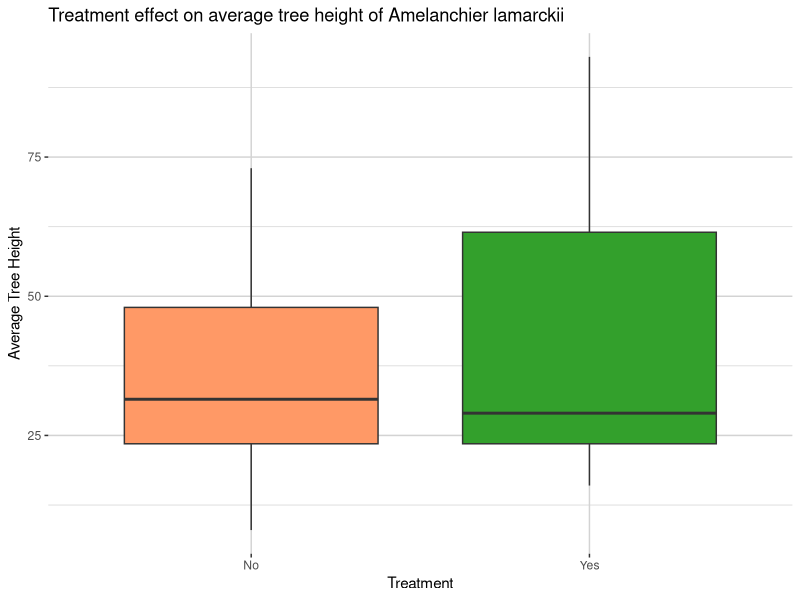
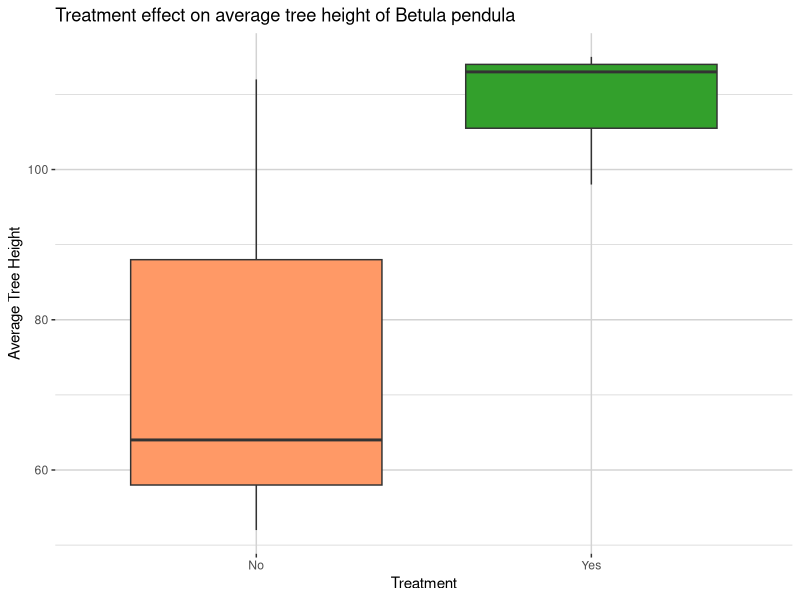
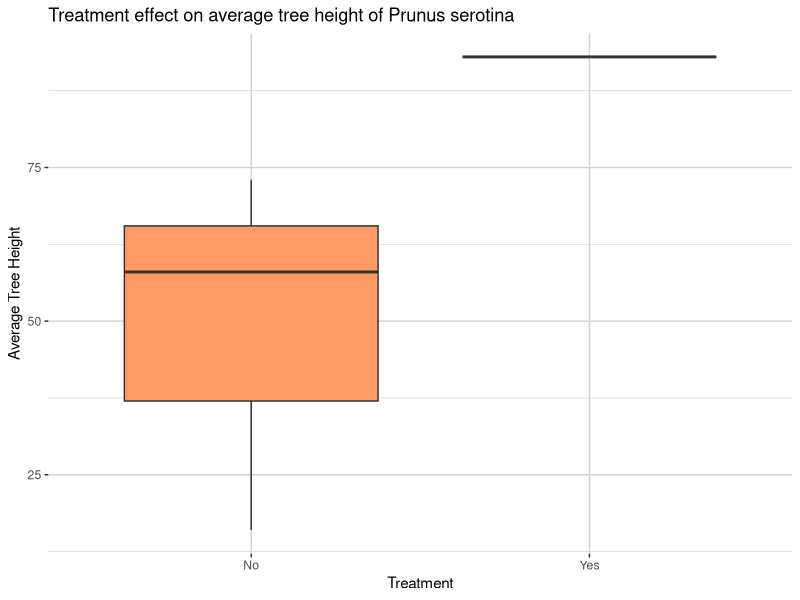
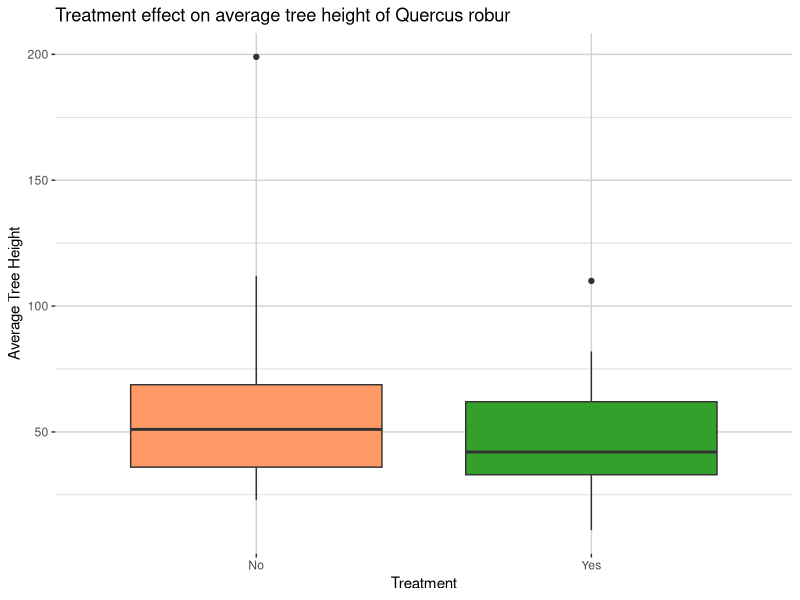
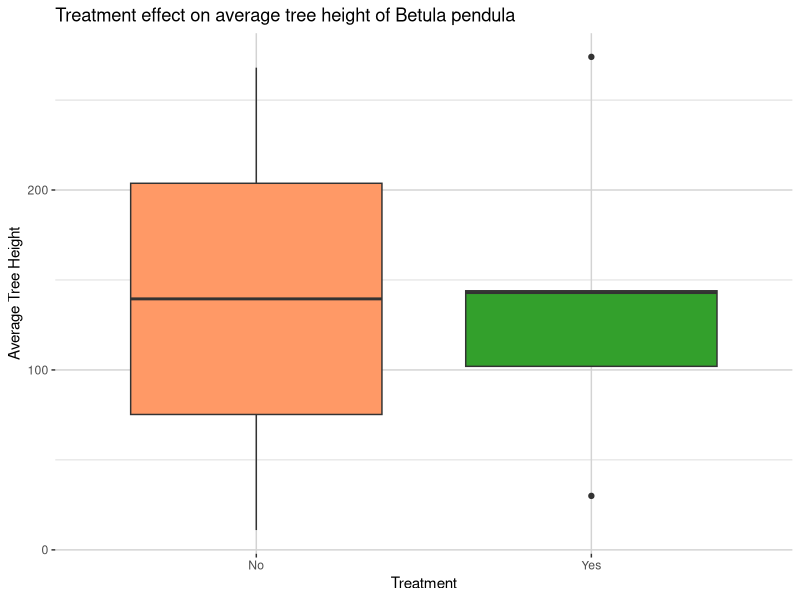
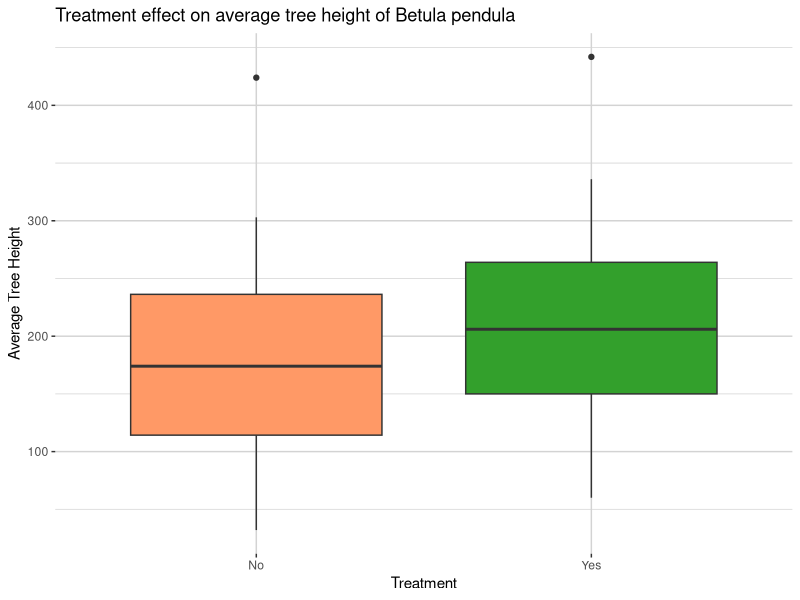
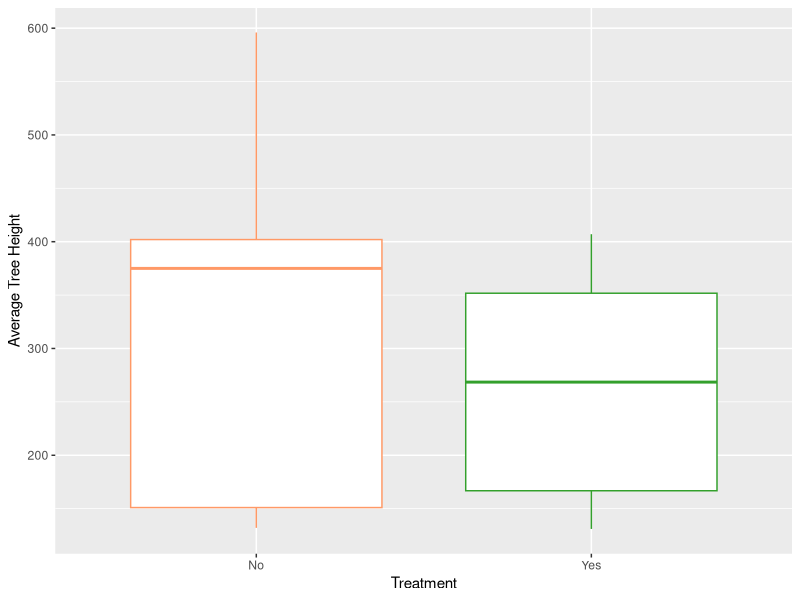

Write the R code that produced these figures, in order. (Note: this script raises an error after producing the figures.)

library(dplyr)
library(ggplot2)
library(gridExtra)


custom_colors <- c("#FF9966", "#33a02c","#808080", "#FFFF00", "#0000FF", "#000000",  "#00FFFF", "#FF00FF", "#FFA500", "#FFC0CB", "#800080", "#A52A2A", "#008080", "#FFD700", "#E6E6FA")


## amelanchier lamarckii
HeightAM<- read.csv("Heights_AM.csv", fileEncoding = "UTF-8-BOM")
HeightAM

glm_HeightAM <- glm(Average_height ~ TREATMENT, family = quasipoisson(link = "log") ,data = HeightAM)
summary(glm_HeightAM)


# Visualize the relationship between treatment and height
ggplot(HeightAM, aes(x = TREATMENT, y = Average_height, fill = TREATMENT)) +
  geom_boxplot() +   scale_fill_manual(values = custom_colors) +
  labs(title = "Treatment effect on average tree height of Amelanchier lamarckii", x = "Treatment",
       y = "Average Tree Height")+
  guides(fill = "none") +
  theme(panel.background = element_rect(fill = "white", color = NA),
        panel.grid = element_line(color = "light gray"),
        panel.border = element_blank())


## Betula pendula
HeightBPE<- read.csv("Heights_BPE.csv", fileEncoding = "UTF-8-BOM")
HeightBPE

glm_BPE <- glm(Average_height ~ TREATMENT, family = quasipoisson(link = "log") ,data = HeightBPE)
summary(glm_BPE)


# Visualize the relationship between treatment and height
ggplot(HeightBPE, aes(x = TREATMENT, y = Average_height, fill = TREATMENT)) +
  geom_boxplot() +   scale_fill_manual(values = custom_colors) +
  labs(title = "Treatment effect on average tree height of Betula pendula", x = "Treatment",
       y = "Average Tree Height")+
  guides(fill = "none") +
  theme(panel.background = element_rect(fill = "white", color = NA),
        panel.grid = element_line(color = "light gray"),
        panel.border = element_blank())

## Betula pubescens
##only for one site data so not able to do glm
HeightBPU<- read.csv("HeightsBPU.csv", fileEncoding = "UTF-8-BOM")
HeightBPU

## Prunus serotina
HeightPS<- read.csv("Heights_PS.csv", fileEncoding = "UTF-8-BOM")
HeightPS

glm_PS <- glm(Average_height ~ TREATMENT, family = quasipoisson(link = "log") ,data = HeightPS)
summary(glm_PS)


# Visualize the relationship between treatment and height
ggplot(HeightPS, aes(x = TREATMENT, y = Average_height, fill = TREATMENT)) +
  geom_boxplot() +   scale_fill_manual(values = custom_colors) +
  labs(title = "Treatment effect on average tree height of Prunus serotina", x = "Treatment",
       y = "Average Tree Height")+
  guides(fill = "none") +
  theme(panel.background = element_rect(fill = "white", color = NA),
        panel.grid = element_line(color = "light gray"),
        panel.border = element_blank())

## Quercus robur
HeightQRO<- read.csv("Heights_QRO.csv", fileEncoding = "UTF-8-BOM")
HeightQRO

glm_QRO <- glm(Average_height ~ TREATMENT, family = quasipoisson(link = "log") ,data = HeightQRO)
summary(glm_QRO)


# Visualize the relationship between treatment and height
ggplot(HeightQRO, aes(x = TREATMENT, y = Average_height, fill = TREATMENT)) +
  geom_boxplot() +   scale_fill_manual(values = custom_colors) +
  labs(title = "Treatment effect on average tree height of Quercus robur", x = "Treatment",
       y = "Average Tree Height")+
  guides(fill = "none") +
  theme(panel.background = element_rect(fill = "white", color = NA),
        panel.grid = element_line(color = "light gray"),
        panel.border = element_blank())

## Quercus rubra
##only for one site data so not able to do glm
HeightQRU<- read.csv("Heights_QRU.csv", fileEncoding = "UTF-8-BOM")
HeightQRU



## Rhamnus frangula
HeightRF<- read.csv("Heights_RF.csv", fileEncoding = "UTF-8-BOM")
HeightRF

glm_RF <- glm(Average_height ~ TREATMENT, family = quasipoisson(link = "log") ,data = HeightRF)
summary(glm_RF)


# Visualize the relationship between treatment and height
ggplot(HeightRF, aes(x = TREATMENT, y = Average_height, fill = TREATMENT)) +
  geom_boxplot() +   scale_fill_manual(values = custom_colors) +
  labs(title = "Treatment effect on average tree height of Betula pendula", x = "Treatment",
       y = "Average Tree Height")+
  guides(fill = "none") +
  theme(panel.background = element_rect(fill = "white", color = NA),
        panel.grid = element_line(color = "light gray"),
        panel.border = element_blank())

## Sorbus aucuparia
HeightSA<- read.csv("Heights_SA.csv", fileEncoding = "UTF-8-BOM")
HeightSA

glm_SA <- glm(Average_height ~ TREATMENT, family = quasipoisson(link = "log") ,data = HeightSA)
summary(glm_SA)


# Visualize the relationship between treatment and height
ggplot(HeightSA, aes(x = TREATMENT, y = Average_height, fill = TREATMENT)) +
  geom_boxplot() +   scale_fill_manual(values = custom_colors) +
  labs(title = "Treatment effect on average tree height of Betula pendula", x = "Treatment",
       y = "Average Tree Height")+
  guides(fill = "none") +
  theme(panel.background = element_rect(fill = "white", color = NA),
        panel.grid = element_line(color = "light gray"),
        panel.border = element_blank())

## Pinus sylvestris
HeightPinus<- read.csv("Height_Pinus.csv", fileEncoding = "UTF-8-BOM")
HeightPinus

glm_Pinus <- glm(Average_height ~ TREATMENT, family = quasipoisson(link = "log") ,data = HeightPinus)
summary(glm_Pinus)


# Visualize the relationship between treatment and height
ggplot(HeightPinus, aes(x = TREATMENT, y = Average_height, color = TREATMENT)) +
  geom_boxplot(fill = "white", show.legend = FALSE) +  # Set fill to NA to make the boxes transparent
  scale_color_manual(values = custom_colors) +
  labs(x = "Treatment",
       y = "Average Tree Height")

## combining plots
HeightAM22$Species <- "Amelanchier_lamarckii"
HeightBPE$Species <- "Betula_pendula"
HeightPS$Species <- "Prunus_serotina"
HeightQRO$Species <- "Quercus_robur"
HeightRF$Species <- "Rhamnus_frangula"
HeightSA$Species <- "Sorbus_aucuparia"
HeightPinus$Species <- "Pinus_sylvestris"

all_data_heights <- bind_rows(
  HeightAM22, HeightBPE, HeightPS, HeightQRO, HeightRF, HeightSA, HeightPinus
)
all_data_heights


# Visualize the relationship between treatment and height
ggplot(all_data_heights, aes(x = TREATMENT, y = Average_height, fill = TREATMENT)) +
  geom_boxplot() +   scale_fill_manual(values = custom_colors) +
  labs(title = "Treatment effect on average tree height", x = "Treatment",
       y = "Average Tree Height")+
  guides(fill = "none") +
  theme(panel.background = element_rect(fill = "white", color = NA),
        panel.grid = element_line(color = "light gray"),
        panel.border = element_blank())

##species separate names but same plot
treatment_colour <- c("No" = "#FF0000", "Yes" = "#008000")

# Define custom names for treatments in the legend
treatment_labels <- c("No" = "No Rockdust", "Yes" = "Rockdust")

# Define order of species shown in plot
desired_order <- c("Amelanchier_lamarckii", "Betula_pendula", "Prunus_serotina", "Quercus_robur", "Rhamnus_frangula", "Sorbus_aucuparia", "Pinus_sylvestris")

# Plot boxplots
ggplot(all_data_heights, aes(x = factor(Species, levels = desired_order), y = Average_height, color = TREATMENT))+
  geom_boxplot() +   scale_color_manual(values = treatment_colour, labels = treatment_labels) + labs(x = "Species",
                                                                     y = "Average Tree Height (cm)") 


## one plot for broad and pine separate boxplots
plotbroad<- ggplot(all_data_heights, aes(x = TREATMENT, y = Average_height, color = Species))+
  geom_boxplot() +   scale_fill_manual(values = custom_colors) + labs(x = "Treatment",
                                                                     y = "Average Tree Height (cm)") 

plotpine<- ggplot(HeightPinus, aes(x = TREATMENT, y = Average_height, color = Species)) +
  geom_boxplot(fill = "white") +  # Set fill to NA to make the boxes transparent
  scale_color_manual(values = custom_colors) +
  labs(title = "b", x = "Treatment",
       y = "Average Tree Height (cm)")

grid.arrange(plotbroad, plotpine, ncol = 1)
